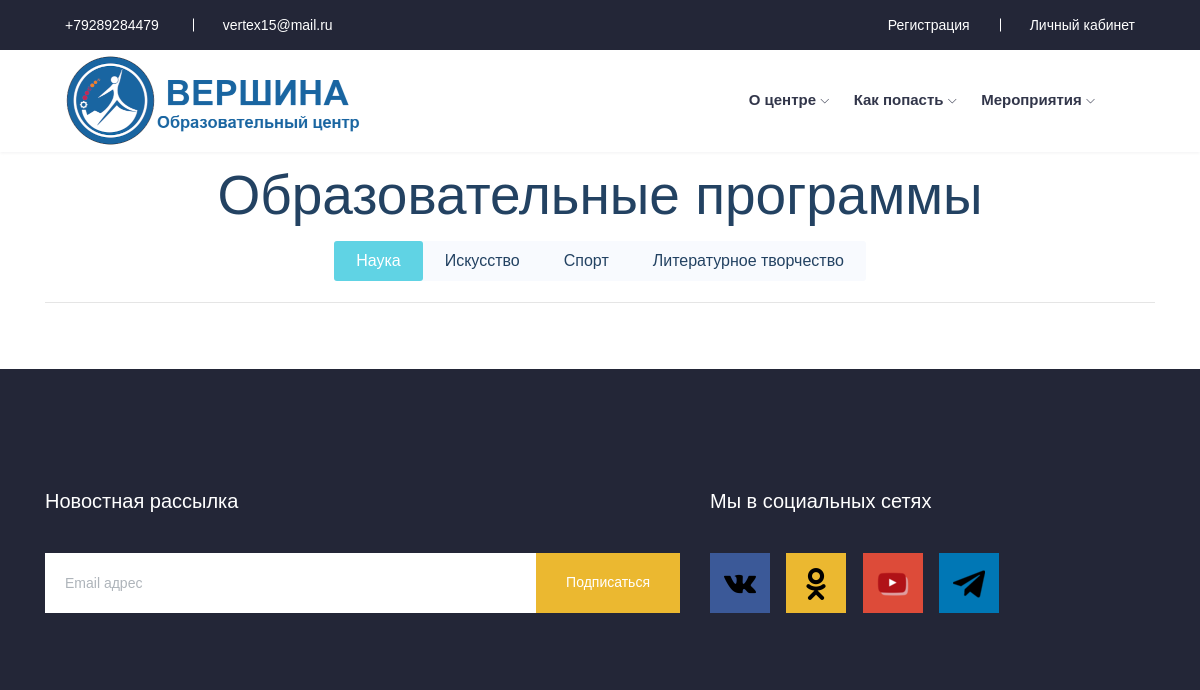
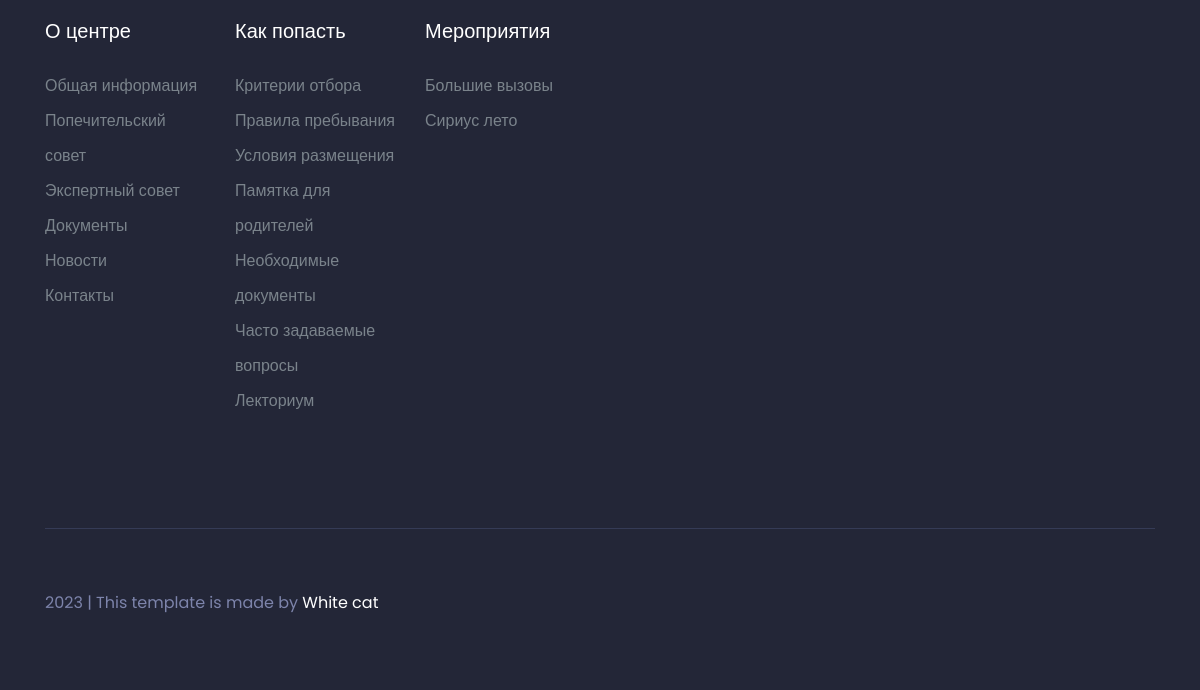
The app's page /educational_programs/, older data (2 pictures, top to bottom).
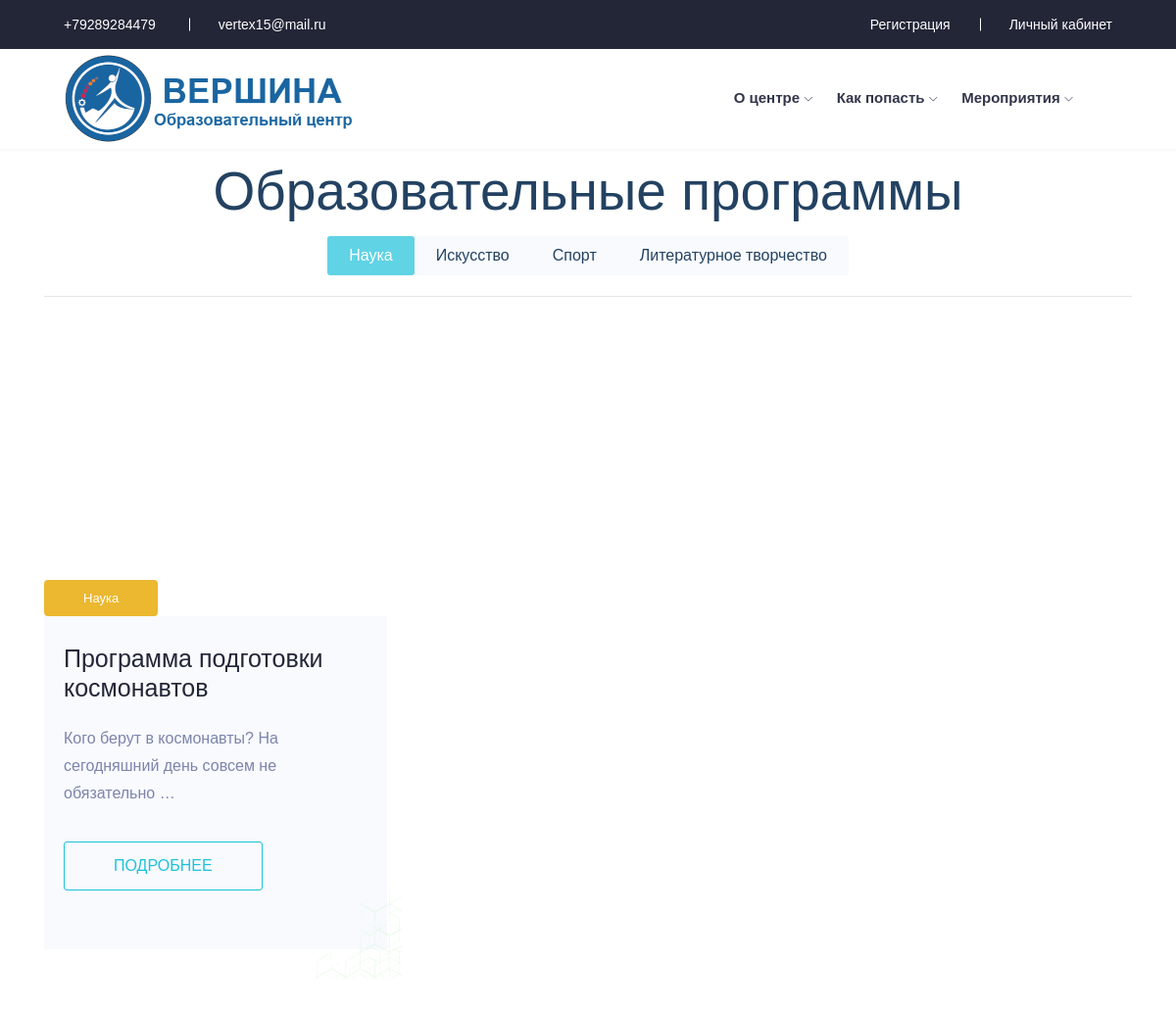
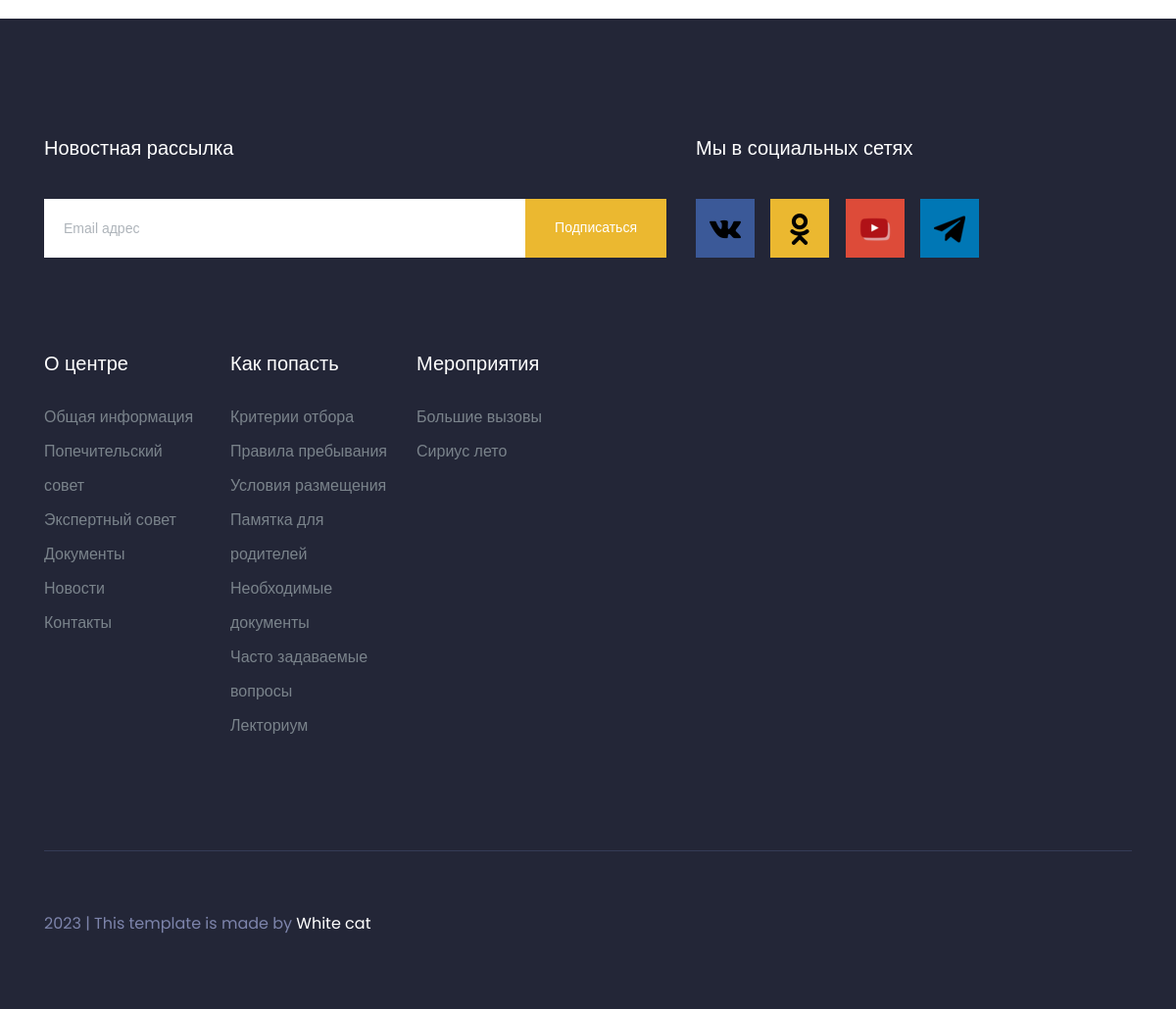
The same page, newer data (2 pictures, top to bottom).
### main/models.py (models this page shows, shortened)
class Prog(models.Model):
    title = models.CharField(max_length=255, verbose_name="Заголовок")
    slug = models.SlugField(max_length=255, unique=True, db_index=True, verbose_name='URL')
    photo = models.ImageField(upload_to="photos/%Y/%m/%d/", verbose_name="Фото", null=True, blank=True)
    content = models.TextField(blank=True, verbose_name="Содержание")
    photo2 = models.ImageField(upload_to="photos/%Y/%m/%d/", verbose_name="Фото2", null=True, blank=True)
    selection_procedure = models.TextField(blank=True, null=True, verbose_name="Порядок отбора")
    photo3 = models.ImageField(upload_to="photos/%Y/%m/%d/", verbose_name="Фото3", null=True, blank=True)
    selection_procedure2 = models.TextField(blank=True, null=True, verbose_name="Порядок отбора 2 абзац")
    photo4 = models.ImageField(upload_to="photos/%Y/%m/%d/", verbose_name="Фото4", null=True, blank=True)
    prog_statement = models.TextField(blank=True, verbose_name="Положение о программе")
    photo5 = models.ImageField(upload_to="photos/%Y/%m/%d/", verbose_name="Фото5", null=True, blank=True)
    prog_statement2 = models.TextField(blank=True, verbose_name="Положение о программе 2 абзац")
    pdffile = models.FileField(upload_to="pdf/%Y/%m/%d/", verbose_name="PDF", null=True, blank=True)
    time_create = models.DateTimeField(auto_now_add=True, verbose_name="Дата и время создания")
    time_update = models.DateTimeField(auto_now=True, verbose_name="Дата и время обновления")
    time_start = models.DateTimeField(verbose_name="Дата и время начала программы", null=True, blank=True)
    time_ending = models.DateTimeField(verbose_name="Дата и время окончания программы", null=True, blank=True)
    is_published = models.BooleanField(verbose_name="Публикация")
    supervisor = models.ForeignKey(users.models.User, on_delete=models.PROTECT, related_name='supervisor', verbose_name="Руководитель",
                                   null=True, blank=True)
    registration = models.ManyToManyField(users.models.User, verbose_name="Участники программы")
    cat = models.ForeignKey(CategoryProg, on_delete=models.PROTECT, verbose_name="Категория", null=True)
    def get_absolute_url(self):
        return reverse('program', kwargs={'program_slug': self.slug})
    class Meta:
        verbose_name = 'Программа'
        verbose_name_plural = 'Программы'
        ordering = ['time_create', 'title']

class CategoryProg(models.Model):
    name = models.CharField(max_length=100, verbose_name="Название категории", db_index=True)
    slug = models.SlugField(max_length=255, unique=True, db_index=True, verbose_name='URL')
    def __str__(self):
        return self.name
    class Meta:
        verbose_name = 'Категорию програмы'
        verbose_name_plural = 'Категории программ'
        ordering = ['id']

### main/views.py (the view)
# urls.py: path('educational_programs/', Program.as_view(), name='educational_programs'),
class Program(DataMixin, ListView):
    paginate_by = 10
    model = Prog
    template_name = 'main/educational_programs.html'
    context_object_name = 'progs'
    def get_context_data(self, *, object_list=None, **kwargs):
        context = super().get_context_data(**kwargs)
        c_def = self.get_user_context(title='Образовательные программы')
        return dict(list(context.items()) + list(c_def.items()))

### main/utils.py (called while the page is built)
    def get_user_context(self, **kwargs):
        context = kwargs
        cats = Category.objects.all()
        user_menu = menu.copy()
        if not self.request.user.is_authenticated:
            user_menu.pop(3)
        context['menu'] = user_menu
        context['cats'] = cats
        if 'cat_selected' not in context:
            context['cat_selected'] = 0
        return context

### main/templates/main/educational_programs.html (shortened to what this page needs)
{% extends 'main/base.html' %}
{% block content %}
    <div class="popular_program_area section__padding program__page">
        <div class="container">
            <div class="row">
                <div class="col-lg-12">
                    <div class="section_title text-center">
                        <h3>{{ title }}</h3>
                    </div>
                </div>
            </div>
            <div class="row">
                <div class="col-lg-12">
                    <nav class="custom_tabs text-center">
                        <div class="nav" id="nav-tab" role="tablist">
                            <a class="nav-item nav-link active" id="nav-home-tab" data-toggle="tab" href="#nav-home" role="tab" aria-controls="nav-home" aria-selected="true">Наука</a>
                            <a class="nav-item nav-link" id="nav-profile-tab" data-toggle="tab" href="#nav-profile" role="tab" aria-controls="nav-profile" aria-selected="false">Искусство</a>
                            <a class="nav-item nav-link" id="nav-contact-tab" data-toggle="tab" href="#nav-contact" role="tab" aria-controls="nav-contact" aria-selected="false">Спорт</a>
                            <a class="nav-item nav-link" id="nav-contact-tab" data-toggle="tab" href="#nav-contact2" role="tab" aria-controls="nav-contact" aria-selected="false">Литературное творчество</a>
                        </div>
                    </nav>
                </div>
            </div>
            <hr>
            <div class="tab-content" id="nav-tabContent">
                <div class="tab-pane fade show active" id="nav-home" role="tabpanel" aria-labelledby="nav-home-tab">
                    <div class="row">
                        {% for p in progs %}
                        {% if p.cat_id == 2 %}
                        <div class="col-lg-4 col-md-6">
                            <div class="single__program">
                                <div class="program_thumb">
                                    <div class="slider_area">
                                        <div class="slider_active owl-carousel">
                                            {% if p.photo %}
                                            <div class="single_slider  d-flex align-items-center slider_bg_1">
                                            </div>
                                            {% endif %}
                                        </div>
                                    </div>
                                    <span class="badge">{{ p.cat }}</span>
                                </div>
                                <div class="program__content">
                                    <a href="{{ p.get_absolute_url }}">
                                        <h4>{{ p.title }}</h4>
                                    </a>
                                    <p>{{ p.content|truncatewords:10 }}</p>
                                    <a href="{{ p.get_absolute_url }}" class="boxed-btn5">Подробнее</a>
                                </div>
                            </div>
                        </div>
                        {% endif %}
                        {% endfor %}
                    </div>
                </div>
            </div>
        </div>
    </div>
{% endblock %}

Row changes from the older to the newer data that the page shows:
added Prog: cat "Наука", title "Программа подготовки космонавтов", content "Кого берут в космонавты? На сегодняшний день совсем не обязательно …"
